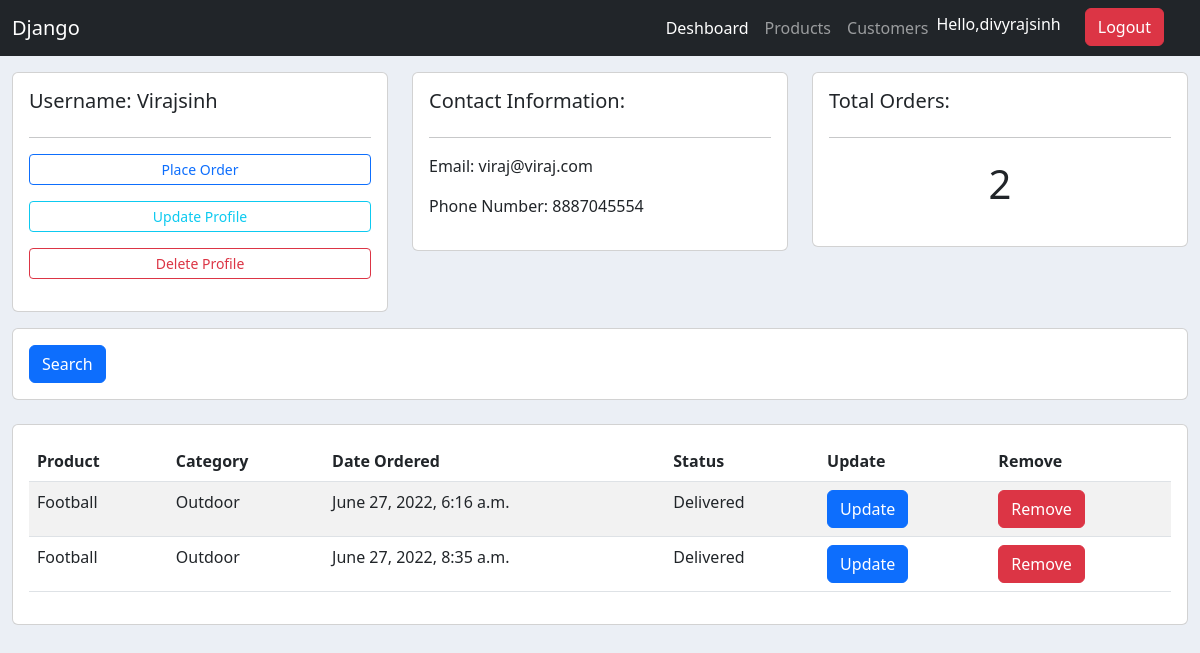
The page /customerview/2/ (signed in) on the database its author committed.
### accounts/models.py (models this page shows, shortened)
class Customer(models.Model):
	user = models.OneToOneField(User, null=True, on_delete=models.CASCADE)
	name = models.CharField(max_length=200, null=True)
	phone = models.CharField(max_length=200, null=True)
	email = models.CharField(max_length=200, null=True)
	date_created = models.DateTimeField(auto_now_add=True, null=True)

class Order(models.Model):
	STATUS =(
		('Panding', 'Panding'),
		('Out for Delivery', 'Out for Delivery'),
		('Delivered', 'Delivered'),
		)
	customer = models.ForeignKey(Customer, null=True, on_delete=models.SET_NULL)
	product = models.ForeignKey(Product, null=True, on_delete=models.SET_NULL)
	order_id = models.AutoField
	date_order = models.DateTimeField(auto_now_add=True, null=True)
	status = models.CharField(max_length=200, null=True, choices=STATUS)

class Product(models.Model):
	CATEGORY = (
		('Indoor', 'Indoor'),
		('Outdoor','Outdoor')
		)
	product_id = models.AutoField
	name = models.CharField(max_length=200, null=True)
	price = models.FloatField(null=True)
	category = models.CharField(max_length=200, null=True, choices=CATEGORY)
	description = models.CharField(max_length=200, null=True)
	date_created = models.DateTimeField(auto_now_add=True, null=True)
	tags = models.ManyToManyField(Tag)
	def __str__(self):
		return self.name

### accounts/decorators.py (the view)
		def wrapper_func(request, *args, **kwargs):
			group = None
			if request.user.groups.exists():
				group = request.user.groups.all()[0].name
			if group in allowed_roles:
				return view_func(request, *args, **kwargs)
			else:
				return HttpResponse('You are not Authorized to view this page')
			return view_func(request, *args, **kwargs)

### accounts/views.py (called while the page is built)
@login_required(login_url='login')
@allowed_user(allowed_roles=['admin'])
def customer_view(request, pk_test):
	customer = Customer.objects.get(id=pk_test)
	orders = customer.order_set.all()
	order_count = orders.count()
	context = {'customer':customer, 'orders':orders, 'order_count':order_count}
	return render(request, 'accounts/customer_view.html', context)

### accounts/templates/accounts/customer_view.html
{% extends 'accounts/main.html' %}
{% block main %}
<div class="container-fluid pt-3">
	<div class="row">
		<div class="col-md-4">
			<div class="card card-body">
				<h5>Username: {{customer.name}}</h5>
				<hr>
				<a class="btn btn-outline-primary btn-sm btn-block mb-3">Place Order</a>
				<a class="btn btn-outline-info btn-sm btn-block mb-3" href="">Update Profile</a>
				<a class="btn btn-outline-danger btn-sm btn-block mb-3" href="">Delete Profile</a>
			</div>
		</div>
		<div class="col-md-4">
			<div class="card card-body">
				<h5>Contact Information:</h5>
				<hr>
				<p>Email: {{customer.email}}</p>
				<p>Phone Number: {{customer.phone}}</p>
			</div>
		</div>
		<div class="col-md-4">
			<div class="card card-body">
				<h5>Total Orders:</h5>
				<hr>
				<p class="fs-1 text-center">{{order_count}}</h1>
			</div>
		</div>
	</div>
	<div class="row pt-3">
		<div class="col">
			<div class="card card-body">
				<form method="get">
					<button class="btn btn-primary" type="submit">Search</button>
				</form>
			</div>
		</div>
	</div>
	<div class="row pt-3">
		<div class="col">
			<div class="card mt-2">
				<div class="card-body">
					<table class="table table-striped">
	  					<thead>
						    <tr>
						      <th scope="col">Product</th>
						      <th scope="col">Category</th>
						      <th scope="col">Date Ordered</th>
						      <th scope="col">Status</th>
						      <th scope="col">Update</th>
						      <th scope="col">Remove</th>
						    </tr>
						</thead>
						<tbody>
						{% for order in orders %}
							<tr>
								<td scope="col">{{order.product}}</td>
								<td scope="col">{{order.product.category}}</td>
								<td scope="col">{{order.date_order}}</td>
								<td scope="col">{{order.status}}</td>
								<td scope="col"><a class="btn btn-primary" href="{% url 'update_order' order.id %}">Update</a></td>
								<td scope="col"><a class="btn btn-danger" href="{% url 'remove_order' order.id %}">Remove</a></td>
							</tr>
						{% endfor %}
						</tbody>
					</table>
				</div>
			</div>
		</div>
	</div>
</div>
{% endblock main %}

### accounts/templates/accounts/navbar.html (shortened to what this page needs)
<header>
  <nav class="navbar navbar-expand-lg bg-dark navbar-dark">
    <div class="container-fluid">
      <a class="navbar-brand" href="#">Django</a>
      <div class="collapse navbar-collapse" id="navbarNav">
        <ul class="navbar-nav ms-auto">
          {% if request.user.is_staff %}
          <li class="nav-item">
            <a class="nav-link active" aria-current="page" href="{% url 'home' %}">Deshboard</a>
          </li>
          <li class="nav-item">
            <a class="nav-link" href="{% url 'products' %}">Products</a>
          </li>
          <li class="nav-item">
            <a class="nav-link" href="{% url 'customer' %}">Customers</a>
          </li>
          {% endif %}
          <li class="nav-item">
            <p class="text-white my-1">Hello,{{request.user}}</p>
          </li>
          <li class="nav-item">
            <a type="" class="btn btn-danger text-white mx-4" href="{% url 'logout' %}">Logout</a>
          </li>
          </ul>
      </div>
    </div>
  </nav>
</header>

### static/css/main.css (style rules this page uses)
body { background-color: #ebeff5; }

### rows shown on the page
Customer: name "Virajsinh", email "viraj@viraj.com", phone "8887045554"
Order: product "Football", product.category "Outdoor", date_order "June 27, 2022, 6:16 a.m.", status "Delivered"
Order: product "Football", product.category "Outdoor", date_order "June 27, 2022, 8:35 a.m.", status "Delivered"

### other values the page prints
{{ request.user }} "divyrajsinh"
{{ order_count }} "2"
